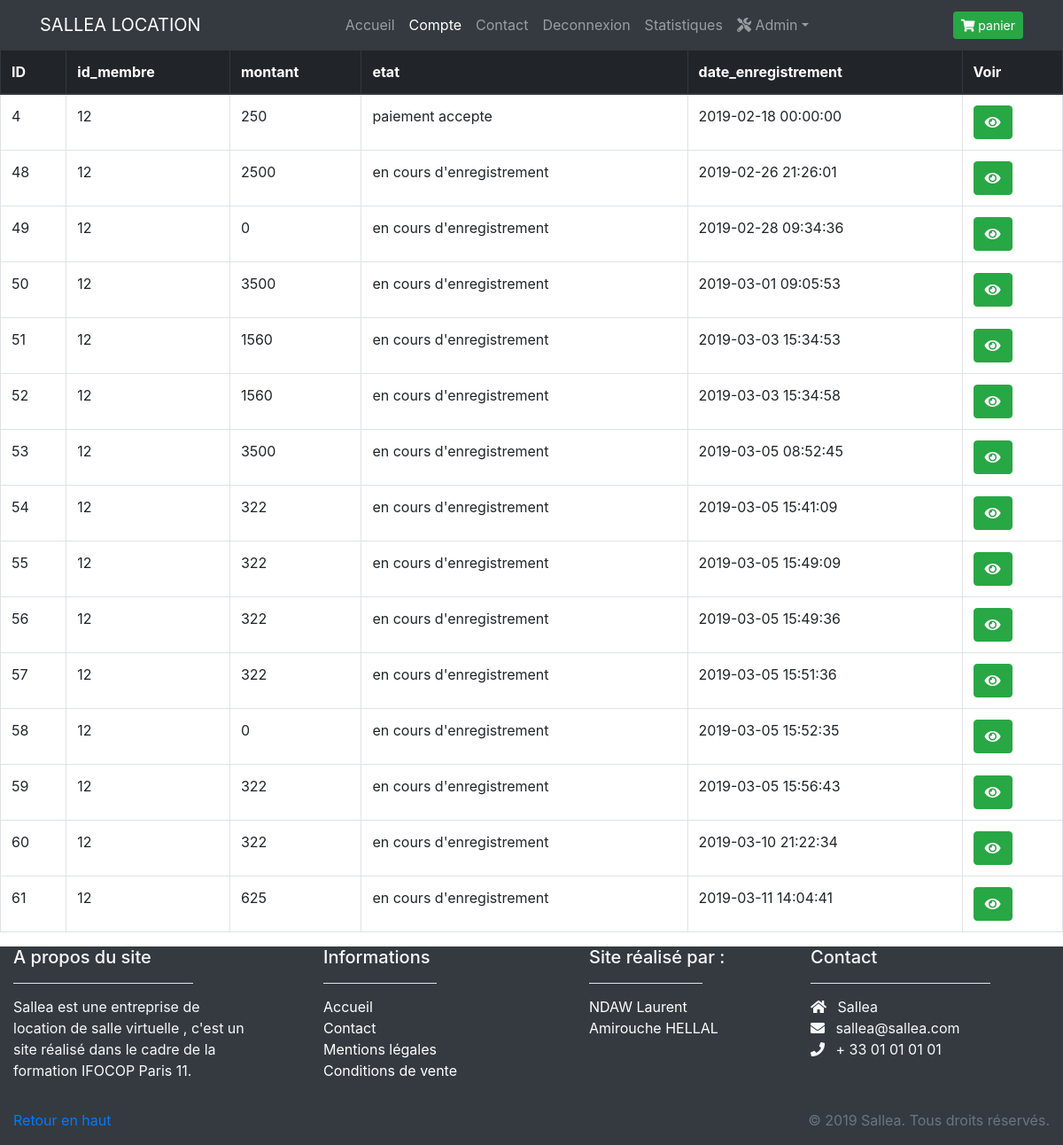
Screenshot of /admin/gestion_commandes.php (signed in) with the database file from the repository.
### tables this page shows
CREATE TABLE `commande` (
  `id_commande` int(3) NOT NULL,
  `id_membre` int(3) DEFAULT NULL,
  `montant` int(10) NOT NULL,
  `etat` varchar(255) NOT NULL,
  `date_enregistrement` datetime NOT NULL
);

### admin/gestion_commandes.php (the view, shortened to what this page needs)
<?php
require_once('../inc/init.inc.php');
require_once('../inc/header.inc.php');
require_once('../inc/nav.inc.php');
$orderby ='';
$position = '';
$orderby = (empty($orderby))?'c.id_commande': $_GET['orderby'];
$position = (empty($position))? 'ASC':$_GET['position'];
$mescommandes = $pdo->prepare("SELECT * FROM commande ORDER BY :position :orderby");
$mescommandes->bindParam(':position', $position,PDO::PARAM_STR);
$mescommandes->bindParam(':orderby', $orderby, PDO::PARAM_STR);
$mescommandes->execute();
echo'<table class="table table-bordered bg-white">
<thead class="thead-dark">
<tr>
<th>ID</th>
<th>id_membre</th>
<th>montant</th>
<th>etat</th>
<th>date_enregistrement</th>
<th>Voir</th>
</tr>
</thead>';
while($commandes=$mescommandes->fetch(PDO::FETCH_ASSOC)){
	echo '<tr>' ;
	foreach($commandes as $key => $values)
	{
		echo '<td>'.$values.'</td>';
	}
	echo '<td><a href="commandes.php?page='.$_GET['page'].'&action=voir&id_commande='.$commandes['id_commande'].'" class="btn btn-success text-white"  > <i class="fas fa-eye"></i></a>  </td>';
	echo '</tr>' ;
}
echo '</table>';
require_once('../inc/footer.inc.php');

### rows the page displays
commande: id_commande "4", id_membre "12", montant "250", etat "paiement accepte", date_enregistrement "2019-02-18 00:00:00"
commande: id_commande "48", id_membre "12", montant "2500", etat "en cours d'enregistrement", date_enregistrement "2019-02-26 21:26:01"
commande: id_commande "49", id_membre "12", montant "0", etat "en cours d'enregistrement", date_enregistrement "2019-02-28 09:34:36"
commande: id_commande "50", id_membre "12", montant "3500", etat "en cours d'enregistrement", date_enregistrement "2019-03-01 09:05:53"
commande: id_commande "51", id_membre "12", montant "1560", etat "en cours d'enregistrement", date_enregistrement "2019-03-03 15:34:53"
commande: id_commande "52", id_membre "12", montant "1560", etat "en cours d'enregistrement", date_enregistrement "2019-03-03 15:34:58"
commande: id_commande "53", id_membre "12", montant "3500", etat "en cours d'enregistrement", date_enregistrement "2019-03-05 08:52:45"
commande: id_commande "54", id_membre "12", montant "322", etat "en cours d'enregistrement", date_enregistrement "2019-03-05 15:41:09"
commande: id_commande "55", id_membre "12", montant "322", etat "en cours d'enregistrement", date_enregistrement "2019-03-05 15:49:09"
commande: id_commande "56", id_membre "12", montant "322", etat "en cours d'enregistrement", date_enregistrement "2019-03-05 15:49:36"
commande: id_commande "57", id_membre "12", montant "322", etat "en cours d'enregistrement", date_enregistrement "2019-03-05 15:51:36"
commande: id_commande "58", id_membre "12", montant "0", etat "en cours d'enregistrement", date_enregistrement "2019-03-05 15:52:35"
commande: id_commande "59", id_membre "12", montant "322", etat "en cours d'enregistrement", date_enregistrement "2019-03-05 15:56:43"
commande: id_commande "60", id_membre "12", montant "322", etat "en cours d'enregistrement", date_enregistrement "2019-03-10 21:22:34"
commande: id_commande "61", id_membre "12", montant "625", etat "en cours d'enregistrement", date_enregistrement "2019-03-11 14:04:41"
